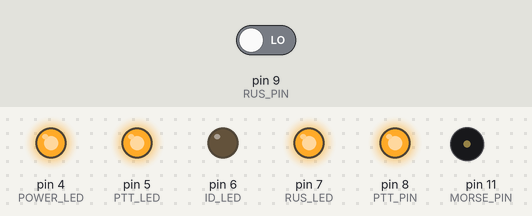
The sketch below on a simulated Arduino Uno, built with avr-gcc and run on an emulated ATmega328P. Parts: output pins drawn as LEDs (lit = HIGH), buzzer (waves = sounding). The inputs (shaded band) are chosen by the test bench; at power-on: pin 9 (RUS_PIN) LOW.

Above: at 1.2 s.
1.3 s: pin 9 (RUS_PIN) driven HIGH
At 2.7 s:
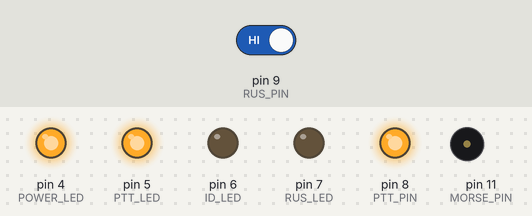
4.3 s: pin 9 (RUS_PIN) driven LOW
At 5.0 s:
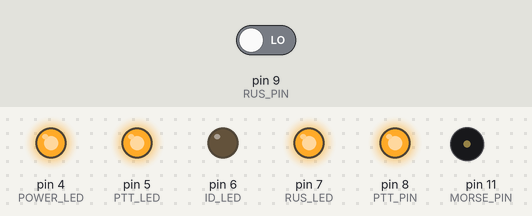
5.8 s: pin 9 (RUS_PIN) driven HIGH
At 6.8 s:
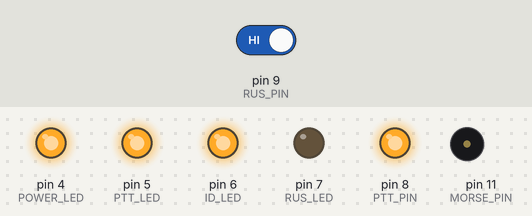
8.8 s: pin 9 (RUS_PIN) driven LOW
At 9.1 s:
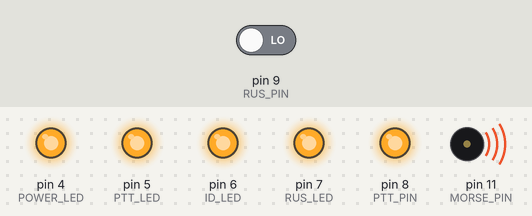
Timing chart, 0 to 12.2 s (numbered marks = the images above; inputs shaded):
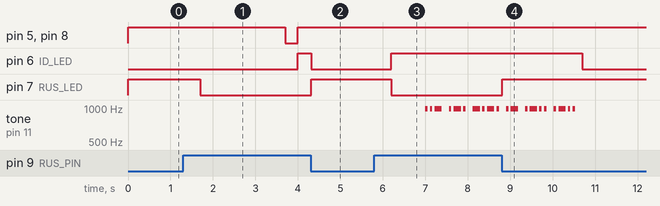

The sketch:

Amateur_RPT_K3RTA.ino
```cpp
// ============================================================
// ARDUINO UNO AMATEUR RADIO REPEATER CONTROLLER
// RUS / PTT / MORSE IDENTIFIER By K3RTA
// ============================================================

// Change the repeater ID on Line 56

#include <string.h>

// PIN ASSIGNMENTS

const byte RUS_PIN = 9;
const byte POWER_LED = 4;
const byte PTT_LED = 5;
const byte ID_LED = 6;
const byte RUS_LED = 7;
const byte PTT_PIN = 8;
const byte MORSE_PIN = 11;

// TIMING

const unsigned long MAX_RUS_PTT = 89500UL;   // 89500 Rptr Timeout, Change as desired.
const unsigned long WARNING_TIME = 87500UL;  // 87500  Timeout warning, make this value > 2000ms less than MAX RUS PTT.
const unsigned long PTT_HOLD = 2000UL;       // Squench Tail.
const unsigned long PTT_LOCKOUT = 15000UL;   // Timeout penalty eriod that the repeater is off-air if MAX_RUS_PTT is exceeded.

const unsigned long RUS_ACTIVE_QUALIFY = 10UL;    // Minimum RX input duration needed for repeater activation.
const unsigned long RUS_LOSS_QUALIFY = 400UL;     // "Courtesy" time required for signal loss to reset TOT timer (anti-picket-fencing).

const unsigned long ID_INTERVAL = 504000UL;          // Normal ID interval, as long as activiity happens at least every ID_RUS_TIMEOUT period.
const unsigned long ID_RUS_TIMEOUT = 509000UL;       // Inactivity threshold. Switches ID timing to ID_NO_RUS_INTERVAL period. Make at least ID_INTERVAL plus ~5000ms.
const unsigned long ID_NO_RUS_INTERVAL = 2520000UL;  // Inactivity ID interval during silent/standby/not busy, if ID_RUS_TIMEOUT exceeded.

const unsigned long STARTUP_ID_DELAY = 4000UL;        // First ID after repeater power-on.
const unsigned long TIMEOUT_LED_INTERVAL = 400UL;     // LED Flash rate during Timeout penalty wait.
const unsigned long ID_PTT_LEAD = 800UL;              // Time between PTT active and an ID transmission, when it's time to ID.
const unsigned long ID_FLASH_INTERVAL = 900UL;        // Flash rate of ID LED while waiting to ident during busy RUS.

const unsigned long LOCKOUT_FOLLOWUP_DELAY = 200UL;   // Delay of error message on PTT upon Timeout restoration.
const unsigned long LOCKOUT_CW_LEAD = 1400UL;         // Delay of Timeout recovery ID after the error message

// TIMER2 FREQUENCY SETTINGS

const byte CW_NORMAL_TOP = 255;    // Tone of the station ID   1-255
const byte CW_WARNING_TOP = 124;   // Tone of Timeout warning    1-255

// MORSE TIMING

const unsigned long DOT_TIME = 56L;       //  Dot length
const unsigned long DASH_TIME = 168UL;    // = Dot x 3
const unsigned long ELEMENT_GAP = 56UL;   // = Dot
const unsigned long LETTER_GAP = 168L;   // = Dot x 3

// IDENTIFIERS

const char IDENTIFIER[] = "URCALL";           //  ** Your station ID  **
const char WARNING_IDENTIFIER[] = "E5HSIE";   // Timeout Warning message
const char LOCKOUT_IDENTIFIER[] = "TIME";    // Timeout restoration message

// ============================================================
// RUS STATE
// ============================================================

bool rus = false;
bool previousRus = false;

bool rusActivePending = false;
unsigned long rusActiveCandidateStart = 0;

bool rusLossPending = false;
unsigned long rusLossCandidateStart = 0;

bool rusPttActive = false;
bool pttTimedOut = false;
bool pttLockedOut = false;

unsigned long rusStartTime = 0;
unsigned long rusLossTime = 0;
unsigned long pttLockoutStart = 0;
unsigned long lastActualRusTime = 0;

bool rusIdWindowActive = false;
bool warningSent = false;
bool dormantIdMode = false;

// DEFERRED DORMANT ID

bool dormantIdDeferred = false;

// ============================================================
// TIMEOUT LED STATE
// ============================================================

byte timeoutLedStep = 0;
unsigned long timeoutLedTime = 0;

// ============================================================
// LOCKOUT PTT / CW STATE
// ============================================================

bool lockoutPttPulseActive = false;
unsigned long lockoutPttPulseStart = 0;

bool lockoutFollowupPending = false;
bool lockoutFollowupActive = false;
unsigned long lockoutFollowupStart = 0;

bool lockoutCwPending = false;
unsigned long lockoutCwStart = 0;
bool lockoutCwComplete = false;

// ============================================================
// IDENTIFICATION STATE
// ============================================================

bool idPending = false;
bool idActive = false;

unsigned long nextIdDue = 0;

bool idPttLeadActive = false;
unsigned long idPttLeadStart = 0;

unsigned long idFlashTime = 0;
bool idFlashState = false;

bool startupIdPending = true;
unsigned long startupTime = 0;

// INTERRUPTED ID / RETRY PROTECTION

bool idRetryPending = false;
bool idRetryCommitted = false;

// ============================================================
// MORSE STATE
// ============================================================

byte morseChar = 0;
byte morseElement = 0;

bool morseToneActive = false;
unsigned long morseStateTime = 0;

bool lockoutMorseMode = false;
bool warningMorseMode = false;

// ============================================================
// MORSE LOOKUP
// ============================================================

const char* getMorse(char c)
{
  switch (c)
  {
    case 'A': return ".-";
    case 'B': return "-...";
    case 'C': return "-.-.";
    case 'D': return "-..";
    case 'E': return ".";
    case 'F': return "..-.";
    case 'G': return "--.";
    case 'H': return "....";
    case 'I': return "..";
    case 'J': return ".---";
    case 'K': return "-.-";
    case 'L': return ".-..";
    case 'M': return "--";
    case 'N': return "-.";
    case 'O': return "---";
    case 'P': return ".--.";
    case 'Q': return "--.-";
    case 'R': return ".-.";
    case 'S': return "...";
    case 'T': return "-";
    case 'U': return "..-";
    case 'V': return "...-";
    case 'W': return ".--";
    case 'X': return "-..-";
    case 'Y': return "-.--";
    case 'Z': return "--..";
    case '0': return "-----";
    case '1': return ".----";
    case '2': return "..---";
    case '3': return "...--";
    case '4': return "....-";
    case '5': return ".....";
    case '6': return "-....";
    case '7': return "--...";
    case '8': return "---..";
    case '9': return "----.";
    case '/': return "-..-.";
    default: return "";
  }
}

// ============================================================
// TIMER2 CW GENERATOR
// ============================================================

void setupCwTimer()
{
  TCCR2A = 0;
  TCCR2B = 0;

  TCNT2 = 0;
  OCR2A = CW_NORMAL_TOP;

  TCCR2A |= _BV(COM2A0);
  TCCR2A |= _BV(WGM20);
  TCCR2B |= _BV(WGM22);

  TCCR2B |= _BV(CS21);
  TCCR2B |= _BV(CS20);

  pinMode(MORSE_PIN, OUTPUT);

  TCCR2A &= ~_BV(COM2A1);
  TCCR2A &= ~_BV(COM2A0);

  digitalWrite(MORSE_PIN, LOW);
}

// ============================================================
// CW CARRIER CONTROL
// ============================================================

void setCwCarrier(bool enabled)
{
  if (enabled)
  {
    TCNT2 = 0;

    if (warningMorseMode)
      OCR2A = CW_WARNING_TOP;
    else
      OCR2A = CW_NORMAL_TOP;

    TCCR2A &= ~_BV(COM2A1);
    TCCR2A |= _BV(COM2A0);
  }
  else
  {
    TCCR2A &= ~_BV(COM2A1);
    TCCR2A &= ~_BV(COM2A0);

    digitalWrite(MORSE_PIN, LOW);
  }
}

// ============================================================
// RUS INPUT QUALIFICATION
// ============================================================

void updateRusInput()
{
  unsigned long now = millis();
  bool rawRus = (digitalRead(RUS_PIN) == LOW);

  if (rawRus)
  {
    rusLossPending = false;
    rusLossCandidateStart = 0;

    if (rus)
      return;

    if (!rusActivePending)
    {
      rusActivePending = true;
      rusActiveCandidateStart = now;
      return;
    }

    if (now - rusActiveCandidateStart >= RUS_ACTIVE_QUALIFY)
    {
      rus = true;
      rusActivePending = false;
      rusActiveCandidateStart = 0;
    }

    return;
  }

  rusActivePending = false;
  rusActiveCandidateStart = 0;

  if (!rus)
    return;

  if (!rusLossPending)
  {
    rusLossPending = true;
    rusLossCandidateStart = now;
    return;
  }

  if (now - rusLossCandidateStart > RUS_LOSS_QUALIFY)
  {
    rus = false;
    rusLossPending = false;
    rusLossCandidateStart = 0;
    pttTimedOut = false;
  }
}

// ============================================================
// ID LED
// ============================================================

void updateIdLed()
{
  unsigned long now = millis();

  if (idActive || lockoutCwPending)
  {
    digitalWrite(ID_LED, HIGH);
    return;
  }

  if (idPending)
  {
    if (now - idFlashTime >= ID_FLASH_INTERVAL)
    {
      idFlashTime = now;
      idFlashState = !idFlashState;
    }

    digitalWrite(ID_LED, idFlashState ? HIGH : LOW);
    return;
  }

  idFlashState = false;
  digitalWrite(ID_LED, LOW);
}

// ============================================================
// TIMEOUT LED ROTATION
// ============================================================

void updateTimeoutLeds()
{
  unsigned long now = millis();

  if (!pttLockedOut)
    return;

  if (now - timeoutLedTime >= TIMEOUT_LED_INTERVAL)
  {
    timeoutLedTime = now;
    timeoutLedStep++;

    if (timeoutLedStep >= 3)
      timeoutLedStep = 0;
  }

  digitalWrite(PTT_LED, LOW);
  digitalWrite(POWER_LED, LOW);
  digitalWrite(RUS_LED, LOW);

  if (timeoutLedStep == 0)
    digitalWrite(PTT_LED, HIGH);
  else if (timeoutLedStep == 1)
    digitalWrite(RUS_LED, HIGH);
  else
    digitalWrite(POWER_LED, HIGH);
}

// ============================================================
// START NORMAL IDENTIFICATION
// ============================================================

void startIdentifier()
{
  if (idActive)
    return;

  idPending = false;
  idFlashState = false;
  idFlashTime = millis();

  idActive = true;
  lockoutMorseMode = false;
  warningMorseMode = false;

  morseChar = 0;
  morseElement = 0;
  morseToneActive = false;

  digitalWrite(PTT_PIN, HIGH);

  idPttLeadActive = true;
  idPttLeadStart = millis();
  morseStateTime = idPttLeadStart;
}

// ============================================================
// START WARNING: SEVEN LETTER I CHARACTERS
// ============================================================

void startWarningIdentifier()
{
  if (idActive)
    return;

  idActive = true;
  warningMorseMode = true;
  lockoutMorseMode = false;

  morseChar = 0;
  morseElement = 0;
  morseToneActive = false;

  idPttLeadActive = false;

  digitalWrite(PTT_PIN, HIGH);
}

// ============================================================
// START LOCKOUT IDENTIFICATION: TIME
// ============================================================

void startLockoutIdentifier()
{
  if (idActive)
    return;

  idActive = true;

  lockoutMorseMode = true;
  warningMorseMode = false;

  morseChar = 0;
  morseElement = 0;

  morseToneActive = false;
  idPttLeadActive = false;

  lockoutCwPending = false;

  setCwCarrier(false);
  digitalWrite(PTT_PIN, HIGH);

  startMorseElement();
}

// ============================================================
// START MORSE ELEMENT
// ============================================================

void startMorseElement()
{
  setCwCarrier(true);

  morseToneActive = true;
  morseStateTime = millis();
}

// ============================================================
// UPDATE MORSE
// ============================================================

void updateMorse()
{
  if (!idActive)
    return;

  unsigned long now = millis();

  if (idPttLeadActive)
  {
    if (now - idPttLeadStart < ID_PTT_LEAD)
      return;

    idPttLeadActive = false;
    startMorseElement();
    return;
  }

  const char* message;

  if (warningMorseMode)
    message = WARNING_IDENTIFIER;
  else if (lockoutMorseMode)
    message = LOCKOUT_IDENTIFIER;
  else
    message = IDENTIFIER;

  const char* code = getMorse(message[morseChar]);
  char element = code[morseElement];

  unsigned long duration =
    (element == '.') ? DOT_TIME : DASH_TIME;

  if (morseToneActive)
  {
    if (now - morseStateTime >= duration)
    {
      setCwCarrier(false);
      morseToneActive = false;
      morseStateTime = now;
    }

    return;
  }

  unsigned long gap =
    (morseElement < strlen(code) - 1)
    ? ELEMENT_GAP : LETTER_GAP;

  if (now - morseStateTime < gap)
    return;

  if (morseElement < strlen(code) - 1)
  {
    morseElement++;
    startMorseElement();
    return;
  }

  morseChar++;

  if (morseChar >= strlen(message))
  {
    setCwCarrier(false);

    idActive = false;
    idPttLeadActive = false;

    if (warningMorseMode)
    {
      warningMorseMode = false;
    }
    else if (lockoutMorseMode)
    {
      lockoutMorseMode = false;
      lockoutCwComplete = true;
    }
    else
    {
      nextIdDue = now +
        (dormantIdMode ? ID_NO_RUS_INTERVAL : ID_INTERVAL);

      // Completed committed retry.
      // Allow future IDs to be interruptible again.

      idRetryCommitted = false;
      idRetryPending = false;
    }

    return;
  }

  morseElement = 0;
  startMorseElement();
}

// ============================================================
// PTT OUTPUT
// ============================================================

void updatePttOutput()
{
  if (lockoutPttPulseActive || idActive)
  {
    digitalWrite(PTT_PIN, HIGH);
    return;
  }

  if (rusPttActive && !pttTimedOut)
  {
    digitalWrite(PTT_PIN, HIGH);
    return;
  }

  digitalWrite(PTT_PIN, LOW);
}

// ============================================================
// SETUP
// ============================================================

void setup()
{
  pinMode(RUS_PIN, INPUT);
  pinMode(PTT_PIN, OUTPUT);
  pinMode(MORSE_PIN, OUTPUT);

  pinMode(POWER_LED, OUTPUT);
  pinMode(PTT_LED, OUTPUT);
  pinMode(ID_LED, OUTPUT);
  pinMode(RUS_LED, OUTPUT);

  digitalWrite(PTT_PIN, LOW);
  digitalWrite(MORSE_PIN, LOW);

  digitalWrite(POWER_LED, HIGH);
  digitalWrite(PTT_LED, LOW);
  digitalWrite(ID_LED, LOW);
  digitalWrite(RUS_LED, LOW);

  setupCwTimer();

  startupTime = millis();
  nextIdDue = startupTime + ID_INTERVAL;
}

// ============================================================
// MAIN LOOP
// ============================================================

void loop()
{
  unsigned long now = millis();

  updateRusInput();

  if (!pttLockedOut)
    digitalWrite(RUS_LED, rus ? HIGH : LOW);

  // ==========================================================
  // NEW QUALIFIED RUS
  // ==========================================================

  if (rus && !previousRus)
  {
    // INTERRUPT FIRST ID IF A NEW RUS OCCURS

    if (idActive &&
        !warningMorseMode &&
        !lockoutMorseMode &&
        !idRetryCommitted &&
        !lockoutPttPulseActive)
    {
      // Stop CW immediately.

      setCwCarrier(false);

      idActive = false;
      idPttLeadActive = false;
      morseToneActive = false;

      // Queue a complete retry after RUS ends.

      idRetryPending = true;

      idPending = false;
      idFlashState = false;
    }

    lastActualRusTime = now;
    rusIdWindowActive = true;

    if (dormantIdMode)
    {
      dormantIdMode = false;
      nextIdDue = now + ID_INTERVAL;

      dormantIdDeferred = true;

      idPending = false;
      idFlashState = false;
    }

    if (!pttLockedOut && !lockoutPttPulseActive)
    {
      rusStartTime = now;
      rusPttActive = true;
      pttTimedOut = false;
      warningSent = false;
      rusLossTime = 0;
    }
  }

  // ==========================================================
  // ACTUAL RUS ACTIVE
  // ==========================================================

  if (rus)
  {
    lastActualRusTime = now;

    // WARNING

    if (rusPttActive &&
        !pttTimedOut &&
        !warningSent &&
        now - rusStartTime >= WARNING_TIME)
    {
      warningSent = true;
      startWarningIdentifier();
    }

    // MAXIMUM PTT TIME

    if (rusPttActive &&
        !pttTimedOut &&
        now - rusStartTime >= MAX_RUS_PTT)
    {
      rusPttActive = false;
      pttTimedOut = true;
      pttLockedOut = true;
      pttLockoutStart = now;

      timeoutLedTime = now;
      timeoutLedStep = 0;

      digitalWrite(PTT_PIN, LOW);
    }
  }

  // ==========================================================
  // QUALIFIED RUS LOSS
  // ==========================================================

  if (!rus && previousRus)
  {
    rusLossTime = now;
  }

  // ==========================================================
  // RESTART INTERRUPTED ID AFTER RUS LOSS
  // ==========================================================

  if (idRetryPending &&
      !rus &&
      !idActive &&
      !pttLockedOut &&
      !lockoutPttPulseActive)
  {
    // Clear pending request.

    idRetryPending = false;

    // This ID is now committed.
    // Further RUS activity cannot interrupt it.

    idRetryCommitted = true;

    startIdentifier();
  }

  // ==========================================================
  // NORMAL PTT HOLD AFTER RUS LOSS
  // ==========================================================

  if (!rus && rusLossTime != 0 && rusPttActive)
  {
    if (now - rusLossTime >= PTT_HOLD)
    {
      rusPttActive = false;
      rusLossTime = 0;
    }
  }

  // ==========================================================
  // DEFERRED DORMANT ID AFTER USER TRANSMISSION
  // ==========================================================

if (dormantIdDeferred &&
    !rus &&
    !idActive &&
    !idRetryPending &&
    !pttLockedOut &&
    !lockoutPttPulseActive)
  {
    dormantIdDeferred = false;
    startIdentifier();
  }

  // ==========================================================
  // STARTUP ID
  // ==========================================================

  if (startupIdPending &&
      now - startupTime >= STARTUP_ID_DELAY &&
      !rus &&
      !idActive &&
      !pttLockedOut &&
      !lockoutPttPulseActive)
  {
    startupIdPending = false;
    lastActualRusTime = now;
    rusIdWindowActive = true;
    startIdentifier();
  }

  // ==========================================================
  // NORMAL / DORMANT ID SCHEDULING
  // ==========================================================

  if (!lockoutPttPulseActive &&
      !idActive &&
      (long)(now - nextIdDue) >= 0 &&
      (rusIdWindowActive || !rus))
  {
    if (!idPending)
    {
      idPending = true;
      idFlashTime = now;
      idFlashState = true;
    }

    if (!rus)
      startIdentifier();
  }

  // ==========================================================
  // 28.2-MINUTE NO-RUS TIMEOUT
  // ==========================================================

  if (rusIdWindowActive &&
      !rus &&
      lastActualRusTime != 0 &&
      now - lastActualRusTime >= ID_RUS_TIMEOUT)
  {
    rusIdWindowActive = false;
    dormantIdMode = true;

    idPending = false;
    idFlashState = false;

    nextIdDue = now + ID_NO_RUS_INTERVAL;
    digitalWrite(ID_LED, LOW);
  }

  // ==========================================================
  // PTT LOCKOUT
  // ==========================================================

  if (pttLockedOut)
  {
    if (now - pttLockoutStart >= PTT_LOCKOUT)
    {
      pttLockedOut = false;

      lockoutPttPulseActive = true;
      lockoutPttPulseStart = now;

      lockoutCwPending = true;
      lockoutCwStart = now;
      lockoutCwComplete = false;

      lockoutFollowupPending = false;
      lockoutFollowupActive = false;

      digitalWrite(PTT_PIN, HIGH);
    }
    else
    {
      updateTimeoutLeds();
    }
  }

  // ==========================================================
  // WAIT BEFORE TRANSMITTING TIME
  // ==========================================================

  if (lockoutCwPending &&
      !idActive &&
      now - lockoutCwStart >= LOCKOUT_CW_LEAD)
  {
    startLockoutIdentifier();
  }

  // ==========================================================
  // LOCKOUT RECOVERY FOLLOW-UP SEQUENCE
  // ==========================================================

  if (lockoutPttPulseActive)
  {
    digitalWrite(PTT_PIN, HIGH);

    if (lockoutCwComplete)
    {
      lockoutCwComplete = false;

      lockoutFollowupPending = true;
      lockoutFollowupStart = now;
    }

    if (lockoutFollowupPending &&
        now - lockoutFollowupStart >=
        LOCKOUT_FOLLOWUP_DELAY)
    {
      lockoutFollowupPending = false;
      lockoutFollowupActive = true;

      startIdentifier();
    }

    if (lockoutFollowupActive && !idActive)
    {
      lockoutFollowupActive = false;
      lockoutPttPulseActive = false;

      digitalWrite(PTT_PIN, LOW);

      digitalWrite(POWER_LED, HIGH);
      digitalWrite(RUS_LED, rus ? HIGH : LOW);
    }
  }

  // ==========================================================
  // UPDATE MORSE
  // ==========================================================

  updateMorse();

  // ==========================================================
  // UPDATE ID LED
  // ==========================================================

  updateIdLed();

  // ==========================================================
  // UPDATE PTT
  // ==========================================================

  updatePttOutput();

  // ==========================================================
  // NORMAL LED OPERATION
  // ==========================================================

  if (!pttLockedOut && !lockoutPttPulseActive)
  {
    digitalWrite(POWER_LED, HIGH);

    digitalWrite(PTT_LED,
                 (rusPttActive || idActive)
                 ? HIGH
                 : LOW);

    digitalWrite(RUS_LED, rus ? HIGH : LOW);
  }

  // ==========================================================
  // SAVE QUALIFIED RUS STATE
  // ==========================================================

  previousRus = rus;
}
```

Measured:
- after the input at 1.3 s, pin 5 (PTT_LED), pin 8 (PTT_PIN): HIGH → LOW after 2.4 s, → HIGH 0.30 s later; pin 6 (ID_LED): LOW → HIGH after 2.7 s; pin 7 (RUS_LED): HIGH → LOW after 0.40 s
- after the input at 4.3 s, pin 6 (ID_LED): HIGH → LOW at once; pin 7 (RUS_LED): LOW → HIGH at once; tone on pin 11 (MORSE_PIN): stops changing and stays silent
- after the input at 5.8 s, pin 6 (ID_LED): LOW → HIGH after 0.40 s; pin 7 (RUS_LED): HIGH → LOW after 0.40 s; tone on pin 11 (MORSE_PIN): plays 980 Hz for 0.06 s, 980 Hz for 0.06 s, 980 Hz for 0.17 s, 980 Hz for 0.06 s, 980 Hz for 0.17 s, 980 Hz for 0.06 s … (10 notes in this stretch), starting after 1.2 s
- after the input at 8.8 s, pin 5 (PTT_LED), pin 8 (PTT_PIN): stays HIGH (without the input it goes to LOW after 1.9 s); pin 7 (RUS_LED): LOW → HIGH at once
